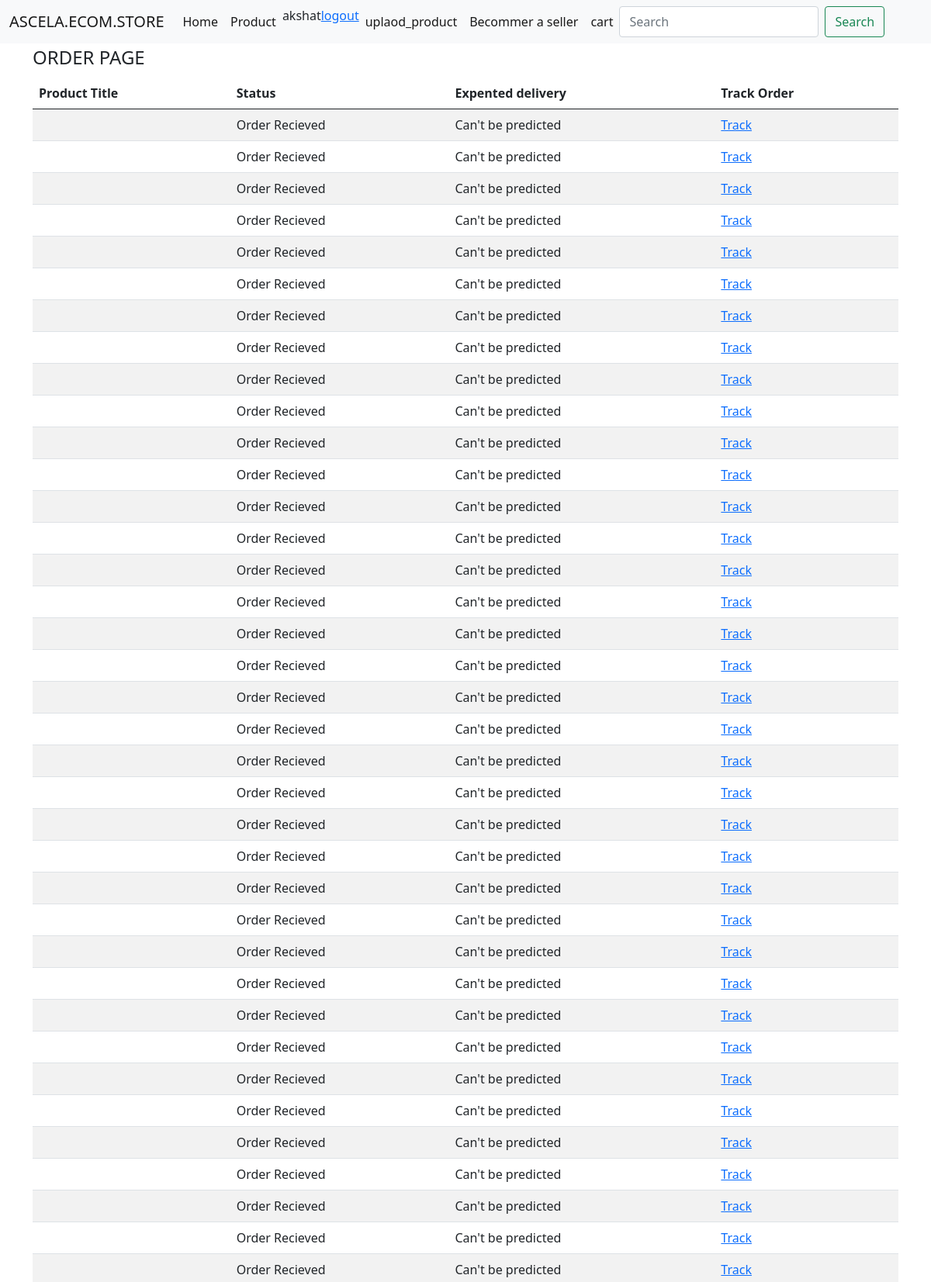
Page /order_view/ (signed in, upper part) on the committed database.
### store/models.py (models this page shows, shortened)
class Order(models.Model):
    STATUS= (
        ('Order Recieved','Order Recieved'),
        ('Order Accepted','Order Accepted'),
        ('Out for delivery ','Our for delivery '),
        ('Deliverd','Delivered'), )
    PAYMENT = (
        (1 ,'Cash On Delivery'),
        (2,'Pay now'))
    payment_status_choices = (
        (1, 'SUCCESS'),
        (2, 'FAILURE' ),
        (3, 'PENDING'),
        (4,'PAY ON DELIVERY')
    )
    customer =  models.ForeignKey(User,null=True,on_delete=models.SET_NULL)
    product_item = models.ForeignKey(OrderItem,null=True,on_delete=models.SET_NULL)
    date_created = models.DateTimeField(null=True,auto_now_add=True)
    order_payment_mode = models.IntegerField(max_length=25,null=True,blank=False,choices=PAYMENT)
    status = models.CharField(max_length=200, null=True, choices=STATUS)
    shipping_address = models.ForeignKey(ShippingAddress_customer,null=True,on_delete=models.SET_NULL)
    payment_status = models.IntegerField(choices = payment_status_choices, default=3)
    order_id = models.CharField(unique=True, max_length=100, null=True, blank=True, default=None)
    datetime_of_payment = models.DateTimeField(auto_now_add=True,null=True)
    razorpay_order_id = models.CharField(max_length=500, null=True, blank=True)
    razorpay_payment_id = models.CharField(max_length=500, null=True, blank=True)
    razorpay_signature = models.CharField(max_length=500, null=True, blank=True)

### store/views.py (the view)
# urls.py: path('order_view/',views.order_page,name='order_view'),
@login_required(login_url='login')
def order_page(request):
    order = Order.objects.all()
    context = {'orders':order}
    return render(request,'store/order_view.html',context)

### store/templates/store/order_view.html
{% extends 'store/base.html' %}
{% block content %}
    <div class='container'>
<table class="table table-striped">
    <legend> ORDER PAGE </legend>
  <thead>
    <tr>
      <th scope="col">Product Title</th>
      <th scope="col">Status</th>
      <th scope="col">Expented delivery</th>
      <th scope="col">Track Order</th>
    </tr>
  </thead>
  <tbody>
      {%   for order in orders %}
    <tr>
      <td scope="row">{{order.product}}</td>
      <td>{{order.status}}</td>
      <td> Can't be predicted </td>
      <td><a href="{% url 'tracker' order.id %} ">Track </a> </td>
    </tr>
     {% endfor%}
  </tbody>
</table>  </div>
{% endblock %}

### store/templates/store/base.html (shortened to what this page needs)
<!doctype html>
<html lang="en">
<head>
    <link href="https://cdn.jsdelivr.net/npm/bootstrap@5.0.0-beta3/dist/css/bootstrap.min.css" rel="stylesheet"
>
</head>
<body>
    <nav class="navbar navbar-expand-lg navbar-light bg-light">
  <div class="container-fluid">
    <a class="navbar-brand" href="#">ASCELA.ECOM.STORE</a>
    <div class="collapse navbar-collapse" id="navbarSupportedContent">
      <ul class="navbar-nav me-auto mb-2 mb-lg-0">
        <li class="nav-item">
          <a class="nav-link active" aria-current="page" href="{% url 'home' %}">Home</a>
        </li>
        <li class="nav-item">
          <a class="nav-link active " href="{% url 'product' %}"> Product</a>
        </li>
          {%  if request.user.is_authenticated %}
            <li>
            <span> <p> {{request.user}}  </p> </span>
         </li>
          <li>
              <a href= "{% url 'logout' %}">logout </a>
          </li>
          {%  endif %}
            <li class="nav-item">
          <a class="nav-link active " href="{% url 'Upload_product' %}"> uplaod_product  </a>
            </li>
            <li class="nav-item">
          <a class="nav-link active " href="{% url 'register_vendor' %}"> Becommer a seller  </a>
            </li>
           <li class="nav-item">
          <a class="nav-link active " href="{% url 'view_cart' %}"> cart </a>
            </li>
      <form class="d-flex">
        <input class="form-control me-2" type="search" placeholder="Search" aria-label="Search">
        <button class="btn btn-outline-success" type="submit">Search</button>
      </form>
    </div>
  </div>
</nav>
        {% block content %}
        {% endblock %}
</body>
</html>

### rows in the picture
Order: status "Order Recieved"
Order: status "Order Recieved"
Order: status "Order Recieved"
Order: status "Order Recieved"
Order: status "Order Recieved"
Order: status "Order Recieved"
Order: status "Order Recieved"
Order: status "Order Recieved"
Order: status "Order Recieved"
Order: status "Order Recieved"
Order: status "Order Recieved"
Order: status "Order Recieved"
Order: status "Order Recieved"
Order: status "Order Recieved"
Order: status "Order Recieved"
Order: status "Order Recieved"
Order: status "Order Recieved"
Order: status "Order Recieved"
Order: status "Order Recieved"
Order: status "Order Recieved"
Order: status "Order Recieved"
Order: status "Order Recieved"
Order: status "Order Recieved"
Order: status "Order Recieved"
Order: status "Order Recieved"
Order: status "Order Recieved"
Order: status "Order Recieved"
Order: status "Order Recieved"
Order: status "Order Recieved"
Order: status "Order Recieved"
Order: status "Order Recieved"
Order: status "Order Recieved"
Order: status "Order Recieved"
Order: status "Order Recieved"
Order: status "Order Recieved"
Order: status "Order Recieved"
Order: status "Order Recieved"

### other values in the picture
{{ request.user }} "akshat"
